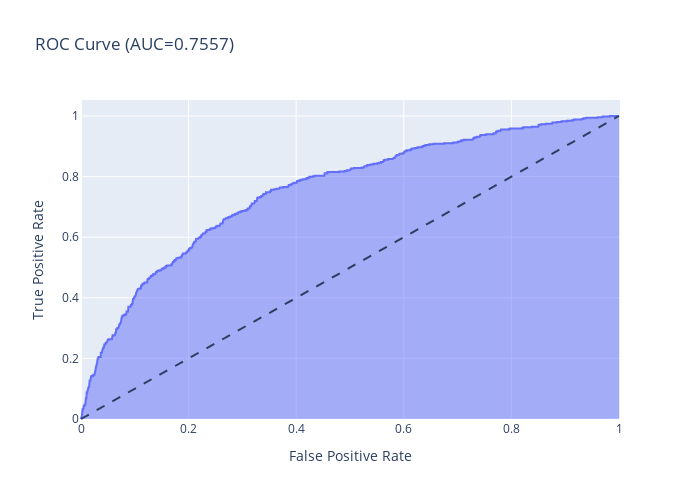

The cell this chart's notebook holds for it:
### Code cell
# обучение модели на данных после upsampling
pipe = Pipeline(steps=[
    ('scaler', StandardScaler()),
    ('estimator', LogisticRegression(solver='liblinear', random_state=12345))
])

pipe.fit(upsampled_features, upsampled_targets)
probabilities_valid = pipe.predict_proba(features_valid)
probabilities_one_valid = probabilities_valid[:, 1]
# нарисуем roc_auc кривую
plot_roc_auc_curve(target_valid, probabilities_one_valid)
# счетчик лучшего значения f1
best_f1 = 0
# определяем threshold с наилучшими показателями
for threshold in np.arange(0, 0.95, 0.05):
    predicted_valid = probabilities_one_valid > threshold
    precision = precision_score(target_valid, predicted_valid)
    recall = recall_score(target_valid, predicted_valid)
    f1 = f1_score(target_valid, predicted_valid)
    # сохраняем показатели при наилучшем f1_score
    if f1 > best_f1:
        best_f1 = f1
        model_score_results['LR']['upsampled']['f1'] = f1
        model_score_results['LR']['upsampled']['threshold'] = threshold

    print("Порог = {:.2f} | Точность = {:.3f}, Полнота = {:.3f} F1 = {:.4f}".format(
        threshold, precision, recall, f1))

### Figure 1 — Plotly figure (JSON) as saved in the notebook; plotly's stock layout.template omitted (floating-point values rounded to 4 significant figures; data arrays with more than 128 entries replaced by an {"elided": "..."} marker saying what was removed)
{"data": [{"hovertemplate": "False Positive Rate=%{x}<br>True Positive Rate=%{y}<extra></extra>", "legendgroup": "", "line": {"color": "#636efa"}, "marker": {"symbol": "circle"}, "mode": "lines", "name": "", "orientation": "v", "showlegend": false, "stackgroup": "1", "x": {"elided": "699 float values"}, "xaxis": "x", "y": {"elided": "699 float values"}, "yaxis": "y", "type": "scatter"}], "layout": {"xaxis": {"anchor": "y", "domain": [0.0, 1.0], "title": {"text": "False Positive Rate"}}, "yaxis": {"anchor": "x", "domain": [0.0, 1.0], "title": {"text": "True Positive Rate"}}, "legend": {"tracegroupgap": 0}, "title": {"text": "ROC Curve (AUC=0.7557)"}, "height": 500, "width": 700, "shapes": [{"line": {"dash": "dash"}, "type": "line", "x0": 0, "x1": 1, "y0": 0, "y1": 1}]}}
